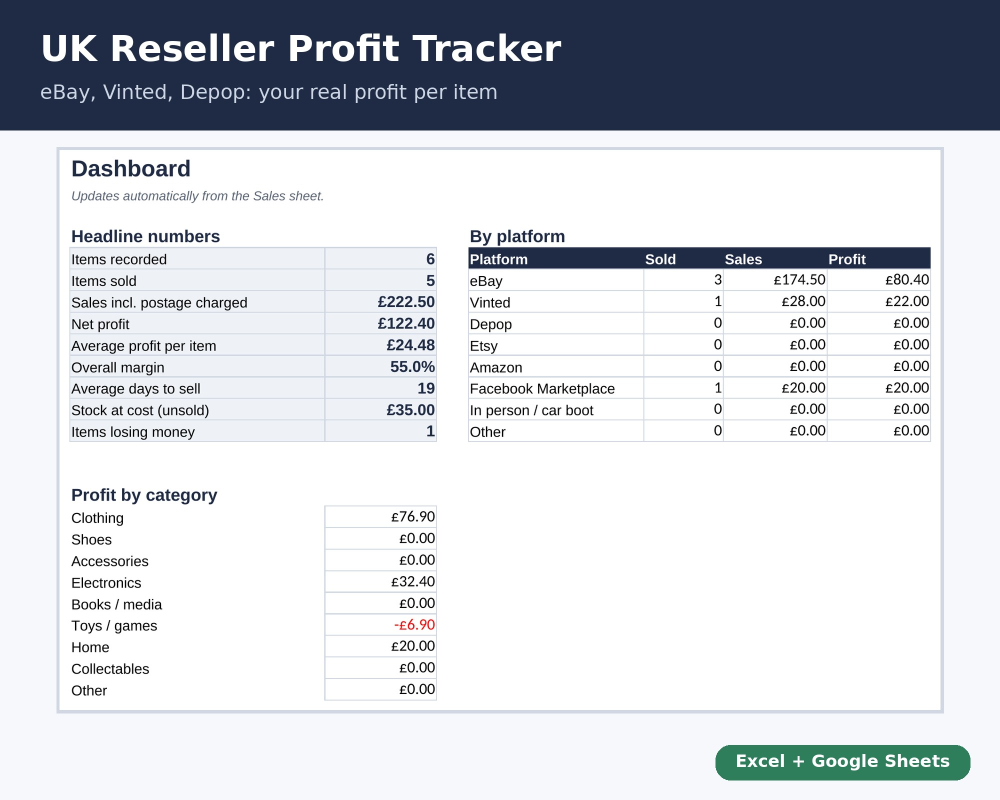
#> input picture capital/listings/images/reseller-1.jpg, 2000 x 1600 px, given in place of vehicle-1.png, which was not available (shown at 1/2 size)
$ python make_images.py images images/reseller-2.jpg
#> lines starting #> are read from the running program, lines starting #| are printed output that depends on the picture
"""Compose Etsy listing images (2000x1600) from rendered sheet screenshots.

Usage: python3 make_images.py SHOTS_DIR OUT_DIR
Expects SHOTS_DIR/vehicle-{1..4}.png and reseller-{1..4}.png (pages in sheet order).
"""
import sys
from pathlib import Path

from PIL import Image, ImageChops, ImageDraw, ImageFont

W, H = 2000, 1600
NAVY, ACCENT, BG = (31, 42, 68), (46, 125, 91), (246, 248, 251)
FONT_B = "/usr/share/fonts/truetype/dejavu/DejaVuSans-Bold.ttf"
FONT_R = "/usr/share/fonts/truetype/dejavu/DejaVuSans.ttf"


def trim(img):
    bg = Image.new(img.mode, img.size, (255, 255, 255))
    box = ImageChops.difference(img.convert("RGB"), bg.convert("RGB")).getbbox()
    return img.crop((max(box[0] - 20, 0), max(box[1] - 20, 0), box[2] + 20, box[3] + 20)) if box else img


def card(shot, headline, sub, out, tag="Excel + Google Sheets"):
#> called with headline = 'Car Flipping Profit Tracker', sub = 'See what every vehicle really made you', tag = 'Excel + Google Sheets'
    canvas = Image.new("RGB", (W, H), BG)
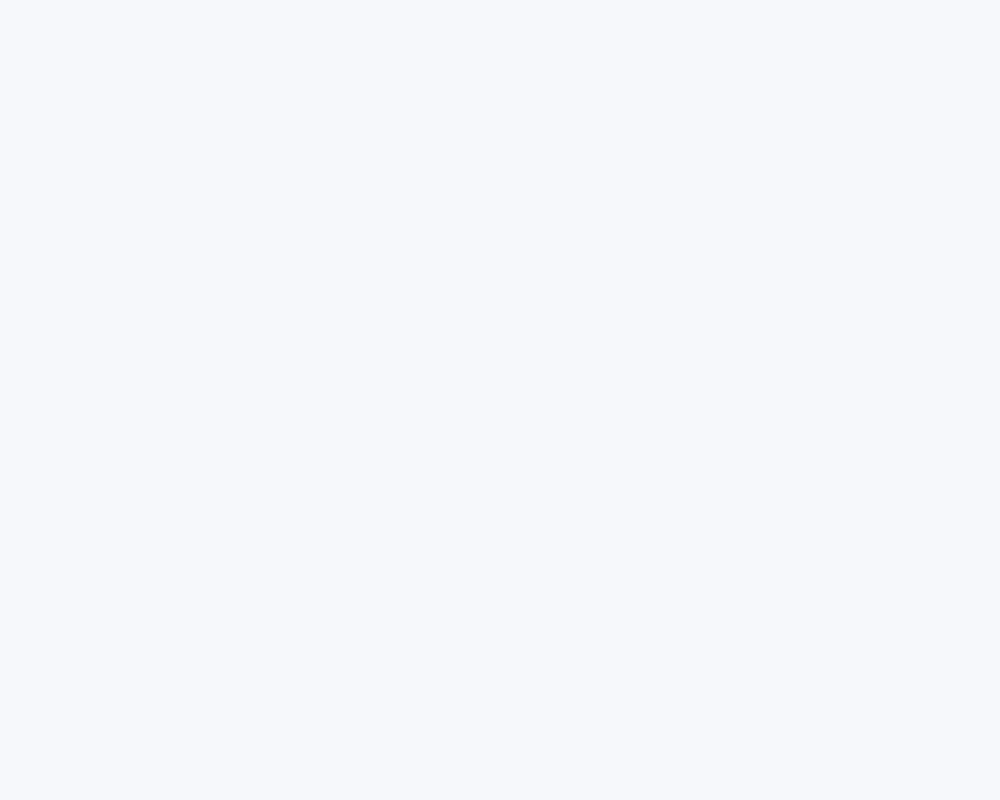
#> canvas: PIL image 2000x1600 RGB (shown at 1/2 size); mean R, G, B 246, 248, 251
    d = ImageDraw.Draw(canvas)
    d.rectangle([0, 0, W, 260], fill=NAVY)
    d.text((80, 55), headline, font=ImageFont.truetype(FONT_B, 72), fill="white")
    d.text((80, 160), sub, font=ImageFont.truetype(FONT_R, 40), fill=(205, 215, 230))
    tf = ImageFont.truetype(FONT_B, 34)
    tw = d.textlength(tag, font=tf)
#> tw = 429
    d.rounded_rectangle([W - tw - 140, 1490, W - 60, 1560], radius=30, fill=ACCENT)
    d.text((W - tw - 100, 1502), tag, font=tf, fill="white")
    img = trim(Image.open(shot).convert("RGB"))
#> in trim, `bg = Image.new(img.mode, img.size, (255, 255, 255))`: bg: PIL image 2000x1600 RGB; every value is 255
#> in trim, `box = ImageChops.difference(img.convert("RGB"), bg.convert("RGB")).get..`: box = (0, 0, 2000, 1600)
#> in trim, `return img.crop((max(box[0] - 20, 0), max(box[1] - 20, 0), box[2] + 20..`:
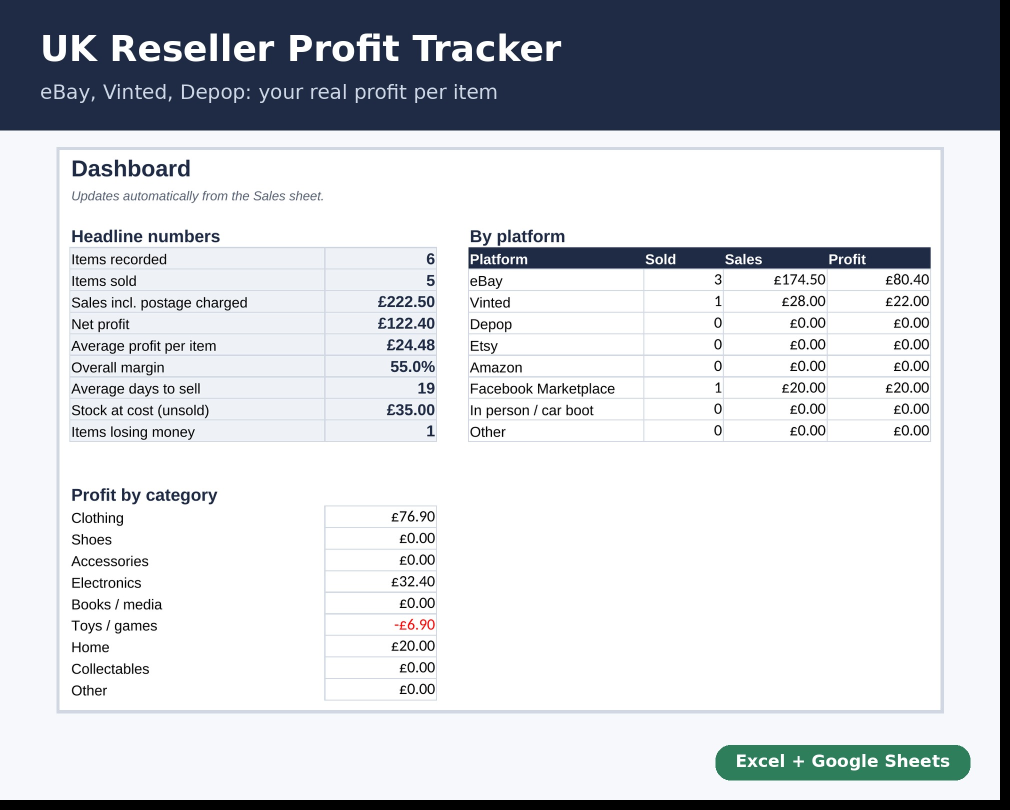
#> returned value: PIL image 2020x1620 RGB (shown at 1/2 size); mean R, G, B 202.8, 206.1, 211.5
    maxw, maxh = W - 160, H - 260 - 220
    scale = min(maxw / img.width, maxh / img.height)
#> scale = 0.691
    img = img.resize((int(img.width * scale), int(img.height * scale)), Image.LANCZOS)
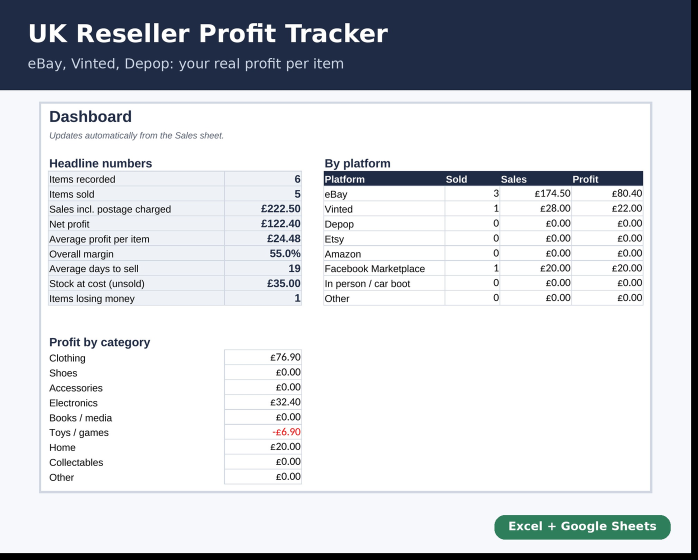
#> img: PIL image 1396x1120 RGB (shown at 1/2 size); mean R, G, B 202.7, 206, 211.4
    x, y = (W - img.width) // 2, 300 + (maxh - img.height) // 2
#> x = 302; y = 300
    d.rectangle([x - 6, y - 6, x + img.width + 6, y + img.height + 6], fill=(208, 215, 226))
    canvas.paste(img, (x, y))
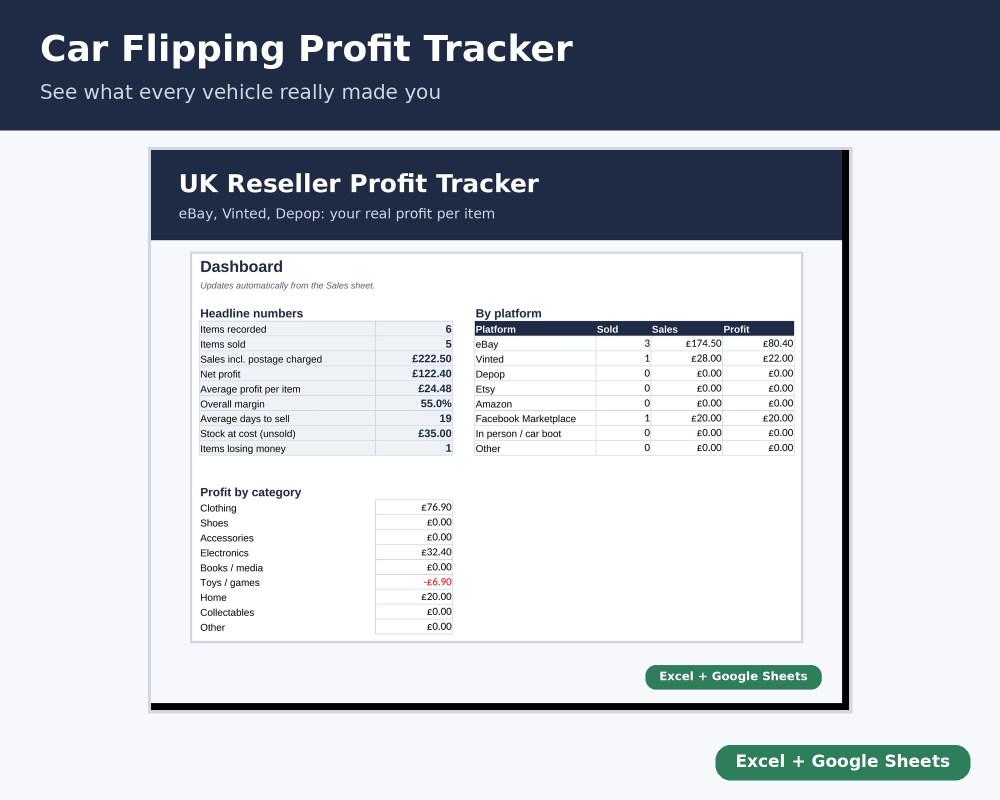
#> canvas: PIL image 2000x1600 RGB (shown at 1/2 size); mean R, G, B 189.5, 194.3, 201.7
    canvas.save(out, quality=92)


if __name__ == "__main__":
    shots, out = Path(sys.argv[1]), Path(sys.argv[2])
    out.mkdir(parents=True, exist_ok=True)
    v = [
        ("Car Flipping Profit Tracker", "See what every vehicle really made you", 1),
        ("Every vehicle, every cost", "Purchase, fees, logged costs, sale, profit, ROI, days in stock", 2),
        ("Cost Log", "Parts, labour, MOT, valeting and transport flow in automatically", 3),
        ("UK tax year summary", "6 April to 5 April, with a £1,000 takings flag", 4),
    ]
    for i, (h, s, p) in enumerate(v, start=1):
        card(shots / f"vehicle-{p}.png", h, s, out / f"vehicle-{i}.jpg")
#> pass 2 of the loop `for i, (h, s, p) in enumerate(v, start=1):`:
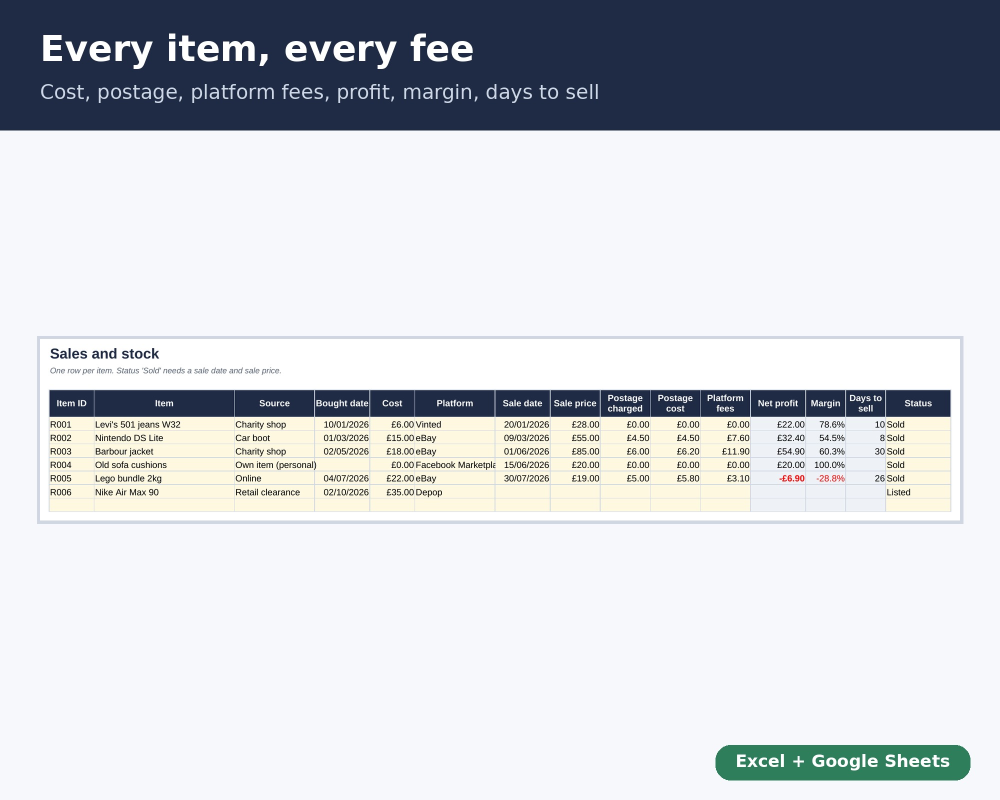
#> input picture capital/listings/images/reseller-2.jpg, 2000 x 1600 px, given in place of vehicle-2.png, which was not available (shown at 1/2 size)
#> in card (call 2), `img = img.resize((int(img.width * scale), int(img.height * scale)), Im..`:
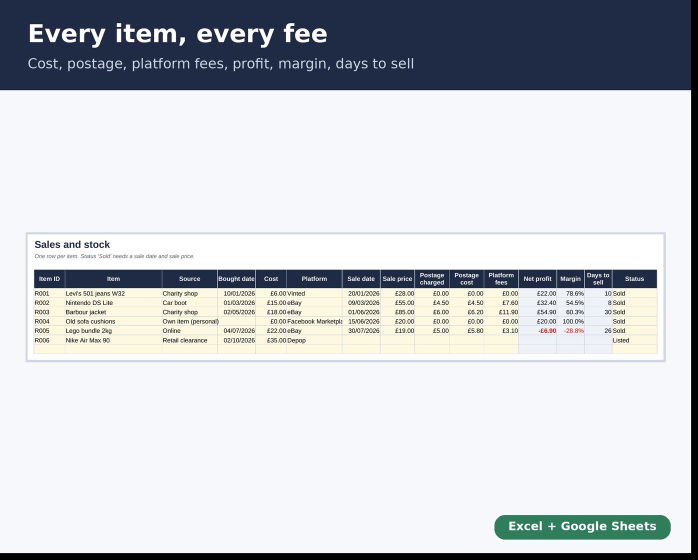
#> img: PIL image 1396x1120 RGB (shown at 1/2 size); mean R, G, B 199.5, 202.7, 207.9
#> in card (call 2), `canvas.paste(img, (x, y))`:
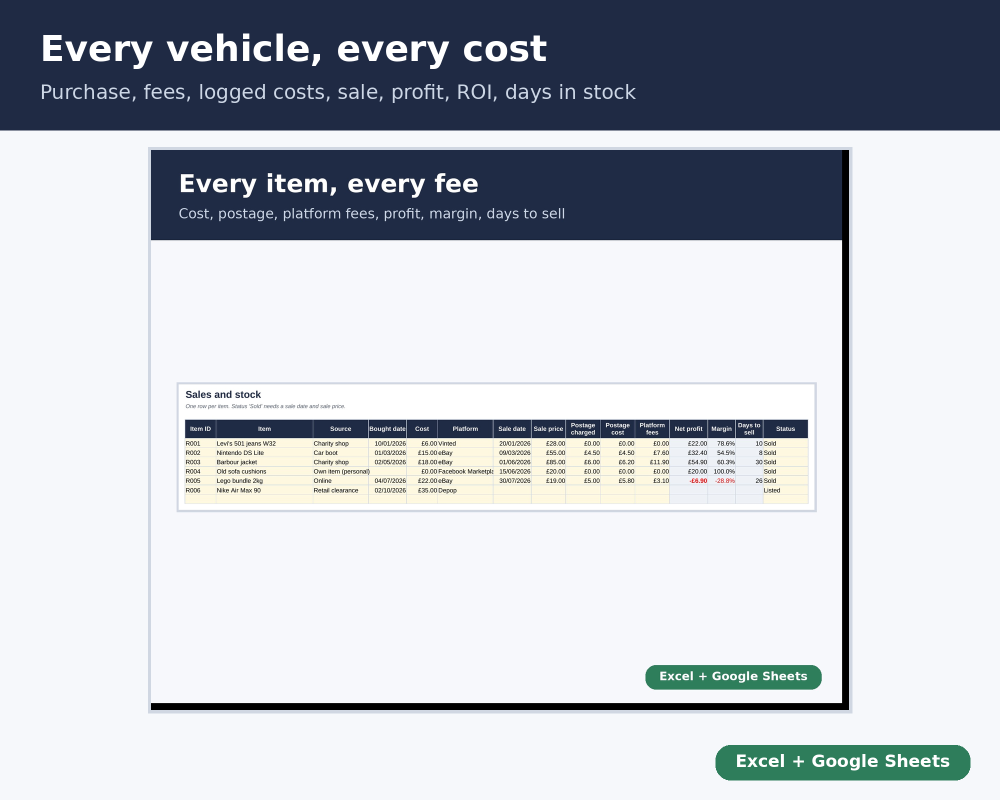
#> canvas: PIL image 2000x1600 RGB (shown at 1/2 size); mean R, G, B 187.8, 192.6, 200
#> (the run stopped early here; a loop or call above may not have finished)
